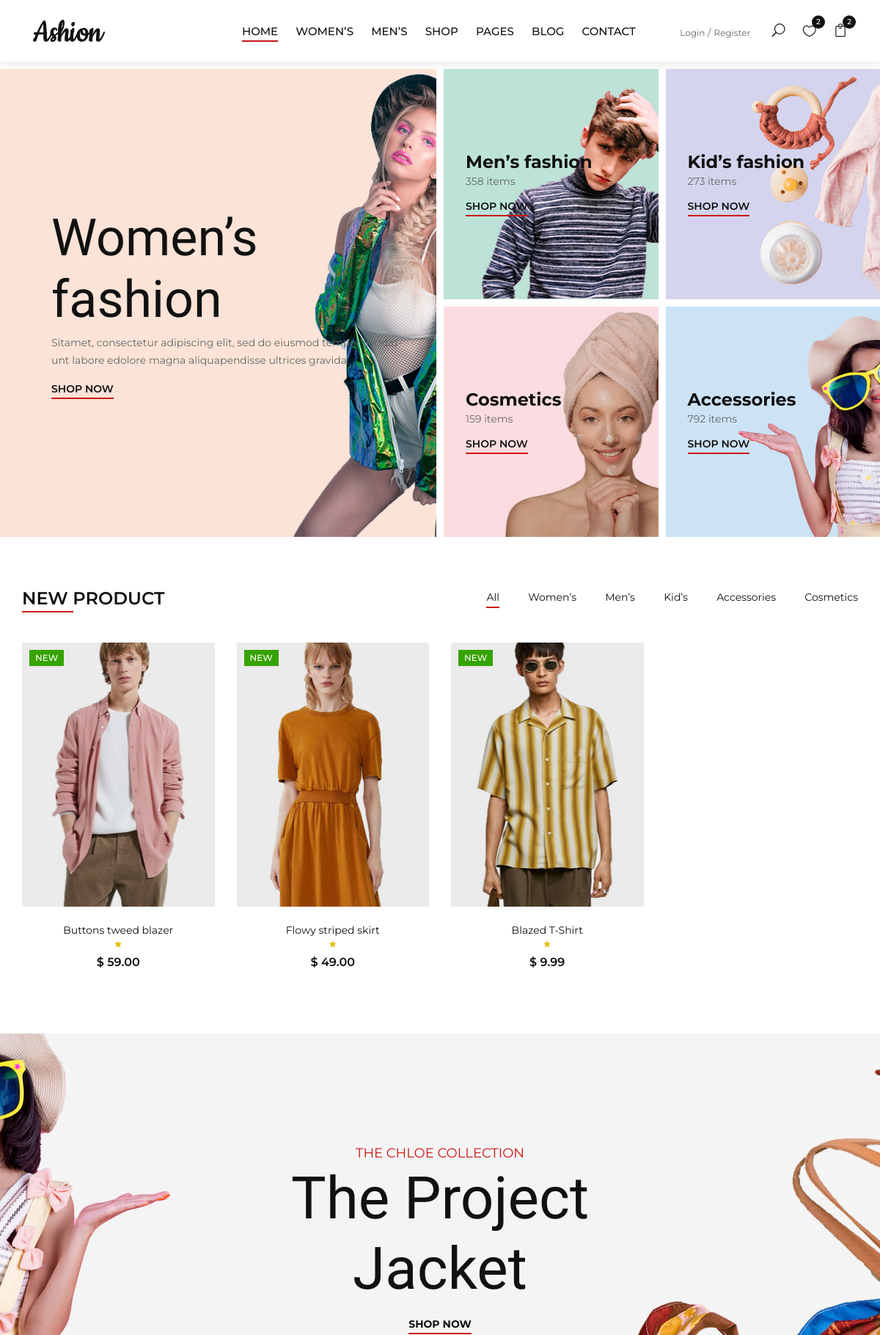
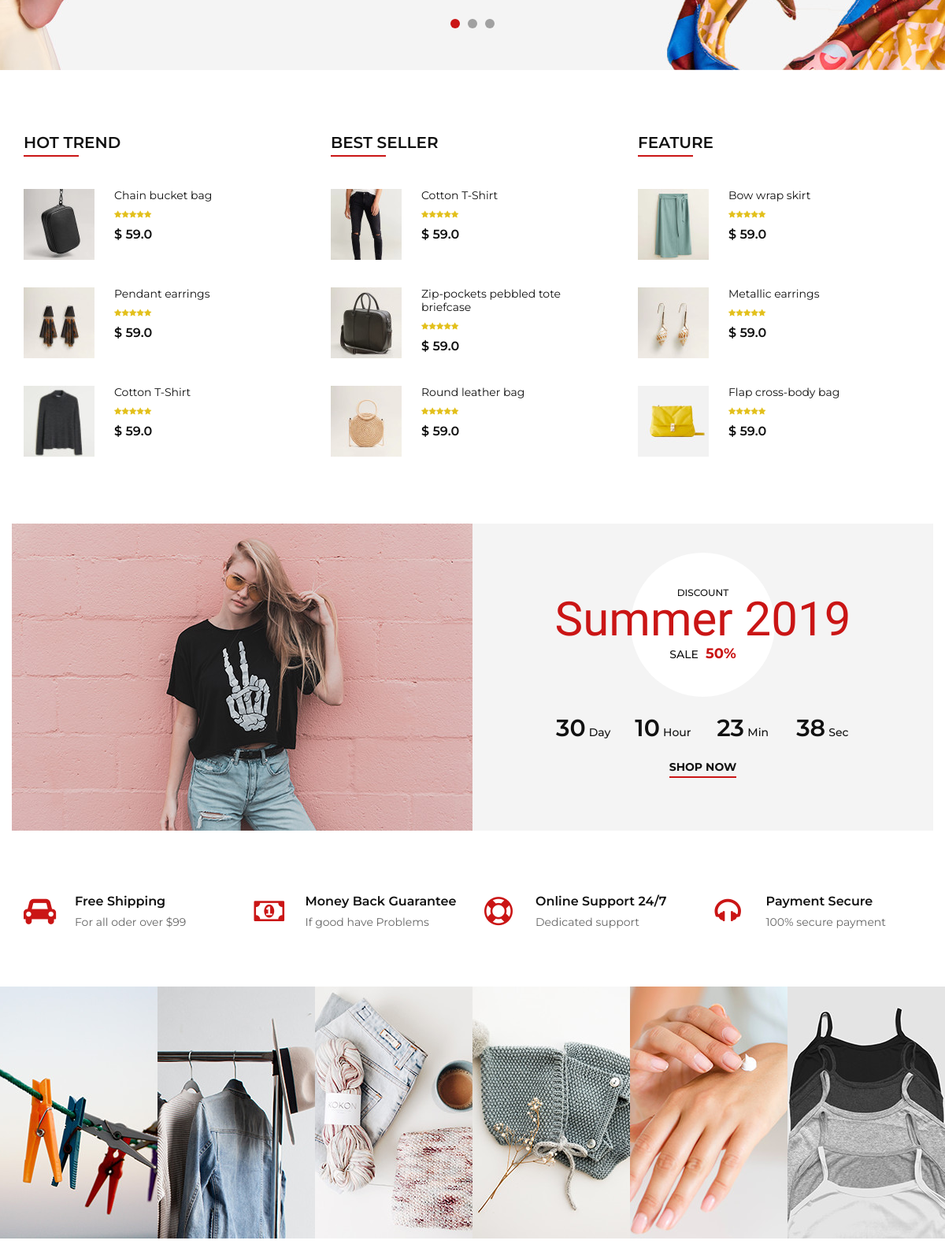
The page / (upper part) on the database its author committed (2 pictures, top to bottom).
### pages/models.py (models this page shows, shortened)
class Product(models.Model):
    CATEGORY_CHOICES = [
        ('Men','Men'),
        ('Women','Women'),
        ('Kids','Kids'),
        ('Accesories','Accesories'),
        ('Cosmetic','Cosmetic')
    ]
    product_name = models.CharField(max_length=200)
    category = models.CharField(max_length=50, choices=CATEGORY_CHOICES, default='Accesories')
    product_details = models.TextField(max_length=500)
    price = models.DecimalField(max_digits=10 ,decimal_places=2)
    discount = models.DecimalField(max_digits=2, decimal_places=1)
    rating = models.IntegerField()
    image = models.ImageField(upload_to = 'product_images')

### pages/views.py (the view)
# urls.py: 2. Add a URL to urlpatterns:  path('', views.home, name='home')
def home(request):
    context = {
        'title':'Home',
        'products': Product.objects.all()
    }
    return render(request, 'pages/index.html', context)

### pages/templates/pages/index.html (shortened to what this page needs)
{% extends 'base.html'%}
{% load static %}
{% block content %}
<section class="categories">
    <div class="container-fluid">
        <div class="row">
            <div class="col-lg-6 p-0">
                <div class="categories__item categories__large__item set-bg"
                    data-setbg="{% static 'img/categories/category-1.jpg' %}">
                    <div class="categories__text">
                        <h1>Women’s fashion</h1>
                        <p>Sitamet, consectetur adipiscing elit, sed do eiusmod tempor incidid-unt labore
                            edolore magna aliquapendisse ultrices gravida.</p>
                        <a href="#">Shop now</a>
                    </div>
                </div>
            </div>
            <div class="col-lg-6">
                <div class="row">
                    <div class="col-lg-6 col-md-6 col-sm-6 p-0">
                        <div class="categories__item set-bg" data-setbg="{% static 'img/categories/category-2.jpg' %}">
                            <div class="categories__text">
                                <h4>Men’s fashion</h4>
                                <p>358 items</p>
                                <a href="#">Shop now</a>
                            </div>
                        </div>
                    </div>
                    <div class="col-lg-6 col-md-6 col-sm-6 p-0">
                        <div class="categories__item set-bg" data-setbg="{% static 'img/categories/category-3.jpg' %}">
                            <div class="categories__text">
                                <h4>Kid’s fashion</h4>
                                <p>273 items</p>
                                <a href="#">Shop now</a>
                            </div>
                        </div>
                    </div>
                    <div class="col-lg-6 col-md-6 col-sm-6 p-0">
                        <div class="categories__item set-bg" data-setbg="{% static 'img/categories/category-4.jpg' %}">
                            <div class="categories__text">
                                <h4>Cosmetics</h4>
                                <p>159 items</p>
                                <a href="#">Shop now</a>
                            </div>
                        </div>
                    </div>
                    <div class="col-lg-6 col-md-6 col-sm-6 p-0">
                        <div class="categories__item set-bg" data-setbg="{% static 'img/categories/category-5.jpg' %}">
                            <div class="categories__text">
                                <h4>Accessories</h4>
                                <p>792 items</p>
                                <a href="#">Shop now</a>
                            </div>
                        </div>
                    </div>
                </div>
            </div>
        </div>
    </div>
</section>
<section class="product spad">
    <div class="container">
        <div class="row">
            <div class="col-lg-4 col-md-4">
                <div class="section-title">
                    <h4>New product</h4>
                </div>
            </div>
            <div class="col-lg-8 col-md-8">
                <ul class="filter__controls">
                    <li class="active" data-filter="*">All</li>
                    <li data-filter=".Women">Women’s</li>
                    <li data-filter=".Men">Men’s</li>
                    <li data-filter=".Kids">Kid’s</li>
                    <li data-filter=".Accessories">Accessories</li>
                    <li data-filter=".Cosmetic">Cosmetics</li>
                </ul>
            </div>
        </div>
        <div class="row property__gallery">
            {% for product in products %}
            <div class="col-lg-3 col-md-4 col-sm-6 mix {{ product.category }}">
                <div class="product__item">
                    <div class="product__item__pic set-bg" data-setbg="{{ product.image.url }}">
                        <div class="label new">New</div>
                        <ul class="product__hover">
                        </ul>
                    </div>
                    <div class="product__item__text">
                        <h6><a href="#">{{ product.product_name }}</a></h6>
                        <div class="rating">
                            <i class="fa fa-star"></i>
                        </div>
                        <div class="product__price">$ {{ product.price }}</div>
                    </div>
                </div>
            </div>
            {% endfor %}
        </div>
    </div>
</section>
<section class="banner set-bg" data-setbg="{% static 'img/banner/banner-1.jpg' %}">
    <div class="container">
        <div class="row">
            <div class="col-xl-7 col-lg-8 m-auto">
                <div class="banner__slider owl-carousel">
                    <div class="banner__item">
                        <div class="banner__text">
                            <span>The Chloe Collection</span>
                            <h1>The Project Jacket</h1>
                            <a href="#">Shop now</a>
                        </div>
                    </div>
                </div>
            </div>
        </div>
    </div>
</section>
<section class="trend spad">
    <div class="container">
        <div class="row">
            <div class="col-lg-4 col-md-4 col-sm-6">
                <div class="trend__content">
                    <div class="section-title">
                        <h4>Hot Trend</h4>
                    </div>
                    <div class="trend__item">
                        <div class="trend__item__pic">
                            <img src="{% static 'img/trend/ht-1.jpg' %}" alt="">
                        </div>
                        <div class="trend__item__text">
                            <h6>Chain bucket bag</h6>
                            <div class="rating">
                                <i class="fa fa-star"></i>
                                <i class="fa fa-star"></i>
                                <i class="fa fa-star"></i>
                                <i class="fa fa-star"></i>
                                <i class="fa fa-star"></i>
                            </div>
                            <div class="product__price">$ 59.0</div>
                        </div>
                    </div>
                    <div class="trend__item">
                        <div class="trend__item__pic">
                            <img src="i{% static 'mg/trend/ht-2.jpg' %}" alt="">
                        </div>
                        <div class="trend__item__text">
                            <h6>Pendant earrings</h6>
                            <div class="rating">
                                <i class="fa fa-star"></i>
                                <i class="fa fa-star"></i>
                                <i class="fa fa-star"></i>
                                <i class="fa fa-star"></i>
                                <i class="fa fa-star"></i>
                            </div>
                            <div class="product__price">$ 59.0</div>
                        </div>
                    </div>
                    <div class="trend__item">
                        <div class="trend__item__pic">
                            <img src="i{% static 'mg/trend/ht-3.jpg' %}" alt="">
                        </div>
                        <div class="trend__item__text">
                            <h6>Cotton T-Shirt</h6>
                            <div class="rating">
                                <i class="fa fa-star"></i>
                                <i class="fa fa-star"></i>
                                <i class="fa fa-star"></i>
                                <i class="fa fa-star"></i>
                                <i class="fa fa-star"></i>
                            </div>
                            <div class="product__price">$ 59.0</div>
                        </div>
                    </div>
                </div>
            </div>
            <div class="col-lg-4 col-md-4 col-sm-6">
                <div class="trend__content">
                    <div class="section-title">
                        <h4>Best seller</h4>
                    </div>
                    <div class="trend__item">
                        <div class="trend__item__pic">
                            <img src="i{% static 'mg/trend/bs-1.jpg' %}" alt="">
                        </div>
                        <div class="trend__item__text">
                            <h6>Cotton T-Shirt</h6>
                            <div class="rating">
                                <i class="fa fa-star"></i>
                                <i class="fa fa-star"></i>
                                <i class="fa fa-star"></i>
                                <i class="fa fa-star"></i>
                                <i class="fa fa-star"></i>
                            </div>
                            <div class="product__price">$ 59.0</div>
                        </div>
                    </div>
                    <div class="trend__item">
                        <div class="trend__item__pic">
                            <img src="i{% static 'mg/trend/bs-2.jpg' %}" alt="">
                        </div>
                        <div class="trend__item__text">
                            <h6>Zip-pockets pebbled tote <br />briefcase</h6>
                            <div class="rating">
                                <i class="fa fa-star"></i>
                                <i class="fa fa-star"></i>
                                <i class="fa fa-star"></i>
                                <i class="fa fa-star"></i>
                                <i class="fa fa-star"></i>
                            </div>
                            <div class="product__price">$ 59.0</div>
                        </div>
                    </div>
                    <div class="trend__item">
                        <div class="trend__item__pic">
                            <img src="i{% static 'mg/trend/bs-3.jpg' %}" alt="">
                        </div>
                        <div class="trend__item__text">
                            <h6>Round leather bag</h6>
                            <div class="rating">
                                <i class="fa fa-star"></i>
                                <i class="fa fa-star"></i>
                                <i class="fa fa-star"></i>
                                <i class="fa fa-star"></i>
                                <i class="fa fa-star"></i>
                            </div>
                            <div class="product__price">$ 59.0</div>
                        </div>
                    </div>
                </div>
            </div>
            <div class="col-lg-4 col-md-4 col-sm-6">
                <div class="trend__content">
                    <div class="section-title">
                        <h4>Feature</h4>
                    </div>
                    <div class="trend__item">
                        <div class="trend__item__pic">
                            <img src="{% static 'img/trend/f-1.jpg' %}" alt="">
                        </div>
                        <div class="trend__item__text">
                            <h6>Bow wrap skirt</h6>
                            <div class="rating">
                                <i class="fa fa-star"></i>
                                <i class="fa fa-star"></i>
                                <i class="fa fa-star"></i>
                                <i class="fa fa-star"></i>
                                <i class="fa fa-star"></i>
                            </div>
                            <div class="product__price">$ 59.0</div>
                        </div>
                    </div>
                    <div class="trend__item">
                        <div class="trend__item__pic">
                            <img src="{% static 'img/trend/f-2.jpg' %}" alt="">
                        </div>
                        <div class="trend__item__text">
                            <h6>Metallic earrings</h6>
                            <div class="rating">
                                <i class="fa fa-star"></i>
                                <i class="fa fa-star"></i>
                                <i class="fa fa-star"></i>
                                <i class="fa fa-star"></i>
                                <i class="fa fa-star"></i>
                            </div>
                            <div class="product__price">$ 59.0</div>
                        </div>
                    </div>
                    <div class="trend__item">
                        <div class="trend__item__pic">
                            <img src="{% static 'img/trend/f-3.jpg' %}" alt="">
                        </div>
                        <div class="trend__item__text">
                            <h6>Flap cross-body bag</h6>
                            <div class="rating">
                                <i class="fa fa-star"></i>
                                <i class="fa fa-star"></i>
                                <i class="fa fa-star"></i>
                                <i class="fa fa-star"></i>
                                <i class="fa fa-star"></i>
                            </div>
                            <div class="product__price">$ 59.0</div>
                        </div>
                    </div>
                </div>
            </div>
        </div>
    </div>
</section>
<section class="discount">
    <div class="container">
        <div class="row">
            <div class="col-lg-6 p-0">
                <div class="discount__pic">
                    <img src="{%static 'img/discount.jpg' %}" alt="">
                </div>
            </div>
            <div class="col-lg-6 p-0">
                <div class="discount__text">
                    <div class="discount__text__title">
                        <span>Discount</span>
                        <h2>Summer 2019</h2>
                        <h5><span>Sale</span> 50%</h5>
                    </div>
                    <a href="#">Shop now</a>
                </div>
            </div>
        </div>
    </div>
</section>
<section class="services spad">
    <div class="container">
        <div class="row">
            <div class="col-lg-3 col-md-4 col-sm-6">
                <div class="services__item">
                    <i class="fa fa-car"></i>
                    <h6>Free Shipping</h6>
                    <p>For all oder over $99</p>
                </div>
            </div>
            <div class="col-lg-3 col-md-4 col-sm-6">
                <div class="services__item">
                    <i class="fa fa-money"></i>
                    <h6>Money Back Guarantee</h6>
                    <p>If good have Problems</p>
                </div>
            </div>
            <div class="col-lg-3 col-md-4 col-sm-6">
                <div class="services__item">
                    <i class="fa fa-support"></i>
                    <h6>Online Support 24/7</h6>
                    <p>Dedicated support</p>
                </div>
            </div>
            <div class="col-lg-3 col-md-4 col-sm-6">
                <div class="services__item">
                    <i class="fa fa-headphones"></i>
                    <h6>Payment Secure</h6>
                    <p>100% secure payment</p>
                </div>
            </div>
        </div>
    </div>
</section>
{% endblock content %}

### rows shown on the page
Product: shows a picture, product_name "Buttons tweed blazer", price "59.00"
Product: shows a picture, product_name "Flowy striped skirt", price "49.00"
Product: shows a picture, product_name "Blazed T-Shirt", price "9.99"
